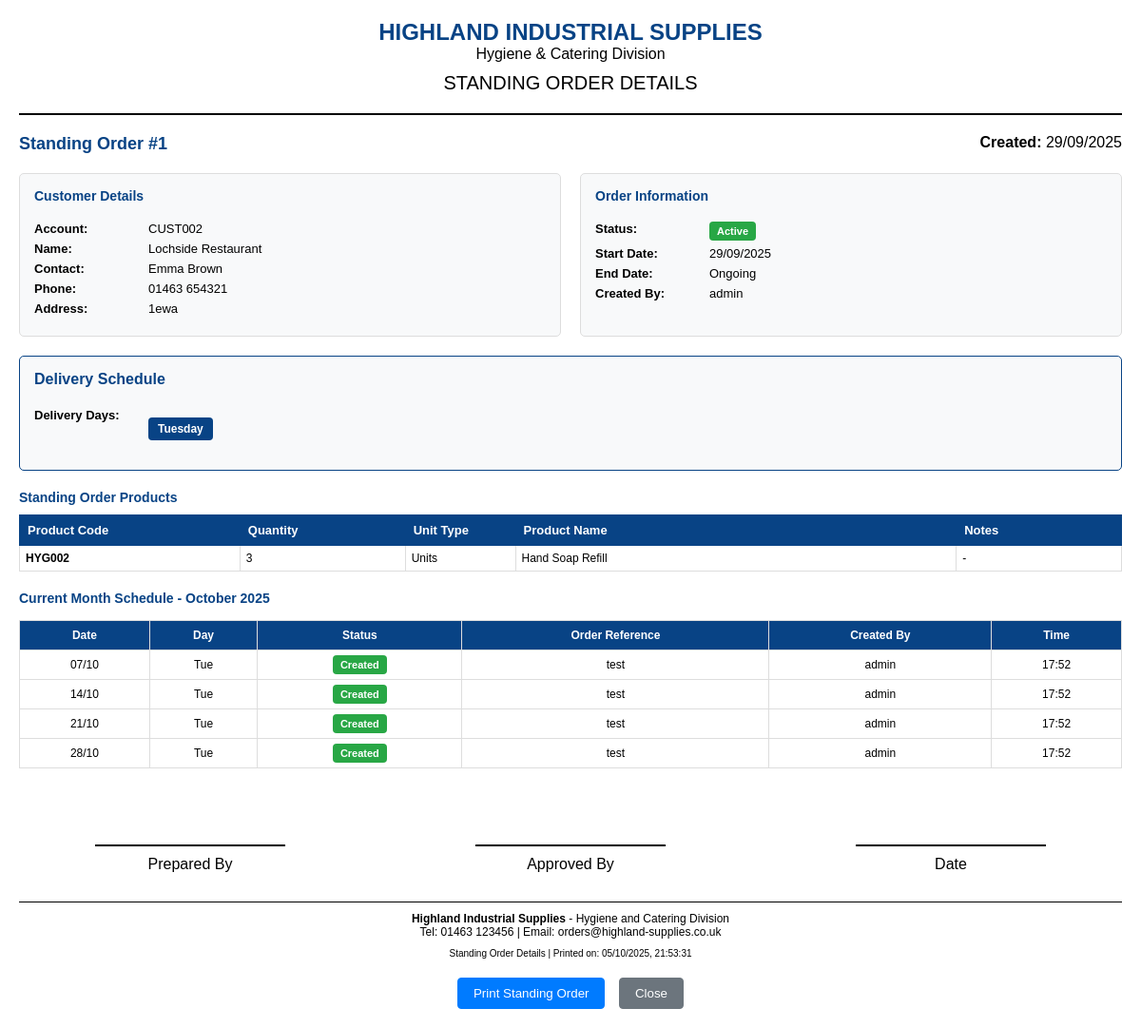
The page /standing-orders/1/print (signed in) on the database its author committed.
### app/models.py (models this page shows, shortened)
class StandingOrder(db.Model):
    id = db.Column(db.Integer, primary_key=True)
    customer_id = db.Column(db.Integer, db.ForeignKey('customer.id'), nullable=False)
    delivery_days = db.Column(db.String(20), nullable=False)  # e.g., "0,3" for Monday & Thursday
    start_date = db.Column(db.Date, nullable=False)
    end_date = db.Column(db.Date, nullable=True)  # Null means ongoing
    status = db.Column(db.String(20), default='active')  # active, paused, ended
    special_instructions = db.Column(db.Text)
    created_by = db.Column(db.Integer, db.ForeignKey('user.id'), nullable=False)
    created_at = db.Column(db.DateTime, nullable=False, default=datetime.utcnow)
    updated_at = db.Column(db.DateTime, nullable=False, default=datetime.utcnow, onupdate=datetime.utcnow)
    WEEKDAYS = list(range(5))  # 0=Monday through 4=Friday
    WEEKDAY_NAMES = ['Monday', 'Tuesday', 'Wednesday', 'Thursday', 'Friday']
    WEEKEND_ERROR_MESSAGE = 'Weekend deliveries are not supported. Please select Monday through Friday only.'
    customer = db.relationship('Customer', backref='standing_orders')
    created_by_user = db.relationship('User', backref='created_standing_orders')
    items = db.relationship('StandingOrderItem', backref='standing_order', cascade='all, delete-orphan')
    schedules = db.relationship('StandingOrderSchedule', backref='standing_order', cascade='all, delete-orphan')
    logs = db.relationship('StandingOrderLog', backref='standing_order', cascade='all, delete-orphan')
    def get_delivery_days_list(self):
        if not self.delivery_days:
            return []
        try:
            days = [int(d) for d in self.delivery_days.split(',')]
            return [d for d in days if d in self.WEEKDAYS]
        except (ValueError, AttributeError):
            return []
    def get_delivery_days_names(self):
        day_numbers = self.get_delivery_days_list()
        return [self.WEEKDAY_NAMES[d] for d in day_numbers if d < len(self.WEEKDAY_NAMES)]

class Customer(db.Model):
    id = db.Column(db.Integer, primary_key=True)
    account_number = db.Column(db.String(20), unique=True, nullable=False, index=True)
    name = db.Column(db.String(100), nullable=False, index=True)
    contact_name = db.Column(db.String(100))
    phone = db.Column(db.String(20))  # Main phone number for the account
    email = db.Column(db.String(100))
    address = db.Column(db.String(200))
    notes = db.Column(db.Text)
    callsheet_notes = db.Column(db.Text)  # Persistent across all callsheets
    addresses = db.relationship('CustomerAddress', backref='customer', lazy=True, cascade='all, delete-orphan')
    __table_args__ = (
        db.Index('idx_customer_account', 'account_number'),
        db.Index('idx_customer_name', 'name'),
    )

class User(db.Model, UserMixin):
    id = db.Column(db.Integer, primary_key=True)
    username = db.Column(db.String(20), unique=True, nullable=False)  # Keep for system use
    email = db.Column(db.String(120), unique=True, nullable=False, index=True)  # Primary identifier
    full_name = db.Column(db.String(100), nullable=False)
    password_hash = db.Column(db.String(128), nullable=False)  # Changed from 'password' to 'password_hash'
    role = db.Column(db.String(20), nullable=False)
    job_title = db.Column(db.String(100))
    direct_phone = db.Column(db.String(20))
    mobile_phone = db.Column(db.String(20))
    is_active = db.Column(db.Boolean, default=True)
    must_change_password = db.Column(db.Boolean, default=False)
    created_at = db.Column(db.DateTime, nullable=False, default=datetime.utcnow)
    last_login = db.Column(db.DateTime)
    forms = db.relationship('Form', foreign_keys='Form.user_id', backref='author', lazy=True)
    callsheet_entries = db.relationship('CallsheetEntry', backref='entered_by', lazy=True)
    callsheets_created = db.relationship('Callsheet', backref='created_by_user', lazy=True)
    todo_items = db.relationship('TodoItem', backref='user', lazy=True, cascade='all, delete-orphan')
    company_updates = db.relationship('CompanyUpdate', backref='author', lazy=True, cascade='all, delete-orphan')

class StandingOrderItem(db.Model):
    id = db.Column(db.Integer, primary_key=True)
    standing_order_id = db.Column(db.Integer, db.ForeignKey('standing_order.id'), nullable=False)
    product_code = db.Column(db.String(50), nullable=False)
    product_name = db.Column(db.String(100), nullable=False)
    quantity = db.Column(db.Integer, nullable=False)
    unit_type = db.Column(db.String(20), default='units')  # units, cases, boxes, etc.
    special_notes = db.Column(db.Text)  # Item-specific notes
    created_at = db.Column(db.DateTime, nullable=False, default=datetime.utcnow)

class StandingOrderSchedule(db.Model):
    id = db.Column(db.Integer, primary_key=True)
    standing_order_id = db.Column(db.Integer, db.ForeignKey('standing_order.id'), nullable=False)
    scheduled_date = db.Column(db.Date, nullable=False)
    status = db.Column(db.String(20), default='pending')  # pending, created, skipped
    order_created_date = db.Column(db.DateTime, nullable=True)
    order_created_by = db.Column(db.Integer, db.ForeignKey('user.id'), nullable=True)
    order_reference = db.Column(db.String(50))
    notes = db.Column(db.Text)
    created_by_user = db.relationship('User', backref='created_orders_from_standing')
    __table_args__ = (
        db.UniqueConstraint('standing_order_id', 'scheduled_date'),
        db.Index('idx_schedule_date_status', 'scheduled_date', 'status'),
    )

### app/routes.py (the view)
@main.route('/standing-orders/<int:order_id>/print')
@login_required
def print_standing_order(order_id):
    order = StandingOrder.query.get_or_404(order_id)
    today = date.today()
    month_start = date(today.year, today.month, 1)
    month_end = date(today.year, today.month, calendar.monthrange(today.year, today.month)[1])
    schedules = StandingOrderSchedule.query.filter(
        StandingOrderSchedule.standing_order_id == order_id,
        StandingOrderSchedule.scheduled_date.between(month_start, month_end)
    ).order_by(StandingOrderSchedule.scheduled_date).all()
    return render_template(
        'print_standing_order.html',
        order=order,
        schedules=schedules,
        today=today
    )

### app/models.py (called while the page is built)
@login_manager.user_loader
def load_user(user_id):
    return User.query.get(int(user_id))

### app/templates/print_standing_order.html (shortened to what this page needs)
<!DOCTYPE html>
<html lang="en">
  <head>
  </head>
  <body>
    <div class="header">
      <div class="company-name">HIGHLAND INDUSTRIAL SUPPLIES</div>
      <div>Hygiene & Catering Division</div>
      <div class="form-title">STANDING ORDER DETAILS</div>
    </div>
    <div class="form-info">
      <div>
        <span class="form-number">Standing Order #{{ order.id }}</span>
      </div>
      <div>
        <strong>Created:</strong> {{ order.created_at.strftime('%d/%m/%Y') }}
      </div>
    </div>
    <div class="info-container">
      <div class="customer-details">
        <h4>Customer Details</h4>
        <div class="detail-row">
          <span class="label">Account:</span>
          <span>{{ order.customer.account_number }}</span>
        </div>
        <div class="detail-row">
          <span class="label">Name:</span>
          <span>{{ order.customer.name }}</span>
        </div>
        <div class="detail-row">
          <span class="label">Contact:</span>
          <span>{{ order.customer.contact_name or '________________' }}</span>
        </div>
        <div class="detail-row">
          <span class="label">Phone:</span>
          <span>{{ order.customer.phone or '________________' }}</span>
        </div>
        <div class="detail-row">
          <span class="label">Address:</span>
          <span>{{ order.customer.address or '________________' }}</span>
        </div>
      </div>
      <div class="order-info">
        <h4>Order Information</h4>
        <div class="detail-row">
          <span class="label">Status:</span>
          <span class="status-badge status-{{ order.status }}"
            >{{ order.status|title }}</span
          >
        </div>
        <div class="detail-row">
          <span class="label">Start Date:</span>
          <span>{{ order.start_date.strftime('%d/%m/%Y') }}</span>
        </div>
        <div class="detail-row">
          <span class="label">End Date:</span>
          <span
            >{% if order.end_date %}{{ order.end_date.strftime('%d/%m/%Y') }}{%
            else %}Ongoing{% endif %}</span
          >
        </div>
        <div class="detail-row">
          <span class="label">Created By:</span>
          <span>{{ order.created_by_user.username }}</span>
        </div>
      </div>
    </div>
    <div class="schedule-section">
      <h4>Delivery Schedule</h4>
      <div class="detail-row">
        <span class="label">Delivery Days:</span>
        <div class="delivery-days">
          {% for day in order.get_delivery_days_names() %}
          <span class="day-badge">{{ day }}</span>
          {% endfor %}
        </div>
      </div>
    </div>
    <h4 style="color: #084385; font-size: 14px; margin-bottom: 10px">
      Standing Order Products
    </h4>
    <table class="products-table">
      <thead>
        <tr>
          <th width="20%">Product Code</th>
          <th width="15%">Quantity</th>
          <th width="10%">Unit Type</th>
          <th width="40%">Product Name</th>
          <th width="15%">Notes</th>
        </tr>
      </thead>
      <tbody>
        {% for item in order.items %}
        <tr>
          <td><strong>{{ item.product_code }}</strong></td>
          <td>{{ item.quantity }}</td>
          <td>{{ item.unit_type|title }}</td>
          <td>{{ item.product_name }}</td>
          <td>{{ item.special_notes or '-' }}</td>
        </tr>
        {% endfor %}
      </tbody>
    </table>
    {% if schedules %}
    <h4 style="color: #084385; font-size: 14px; margin-bottom: 10px">
      Current Month Schedule - {{ today.strftime('%B %Y') }}
    </h4>
    <table class="schedule-table">
      <thead>
        <tr>
          <th>Date</th>
          <th>Day</th>
          <th>Status</th>
          <th>Order Reference</th>
          <th>Created By</th>
          <th>Time</th>
        </tr>
      </thead>
      <tbody>
        {% for schedule in schedules %}
        <tr>
          <td>{{ schedule.scheduled_date.strftime('%d/%m') }}</td>
          <td>{{ schedule.scheduled_date.strftime('%a') }}</td>
          <td>
            {% if schedule.status == 'created' %}
            <span
              class="status-badge"
              style="background-color: #28a745; color: white"
              >Created</span
            >
            {% elif schedule.status == 'skipped' %}
            <span
              class="status-badge"
              style="background-color: #6c757d; color: white"
              >Skipped</span
            >
            {% else %}
            <span
              class="status-badge"
              style="background-color: #ffc107; color: black"
              >Pending</span
            >
            {% endif %}
          </td>
          <td>{{ schedule.order_reference or '-' }}</td>
          <td>
            {% if schedule.created_by_user %} {{
            schedule.created_by_user.username }} {% else %} - {% endif %}
          </td>
          <td>
            {% if schedule.order_created_date %} {{
            schedule.order_created_date.strftime('%H:%M') }} {% else %} - {%
            endif %}
          </td>
        </tr>
        {% endfor %}
      </tbody>
    </table>
    {% endif %}
    <div class="signature-area">
      <div class="signature-container">
        <div class="signature-box">
          <div class="signature-line"></div>
          <div>Prepared By</div>
        </div>
        <div class="signature-box">
          <div class="signature-line"></div>
          <div>Approved By</div>
        </div>
        <div class="signature-box">
          <div class="signature-line"></div>
          <div>Date</div>
        </div>
      </div>
    </div>
    <div class="footer">
      <div>
        <strong>Highland Industrial Supplies</strong> - Hygiene and Catering
        Division
      </div>
      <div>Tel: 01463 123456 | Email: orders@highland-supplies.co.uk</div>
      <div style="margin-top: 10px; font-size: 10px">
        Standing Order Details | Printed on: <span id="print-date"></span>
      </div>
    </div>
    <div class="no-print" style="margin-top: 20px; text-align: center">
      <button onclick="window.print()" class="btn">Print Standing Order</button>
      <button onclick="window.close()" class="btn btn-secondary">Close</button>
    </div>
  </body>
</html>

### app/templates/print_standing_order.html (style rules this page uses)
body { font-family: Arial, sans-serif; margin: 0; padding: 20px; color: #000; background: white; }
.header { text-align: center; margin-bottom: 20px; border-bottom: 2px solid #000; padding-bottom: 10px; }
.company-name { font-size: 24px; font-weight: bold; color: #084385; }
.form-title { font-size: 20px; margin: 10px 0; }
.form-info { display: flex; justify-content: space-between; margin-bottom: 20px; }
.info-container { display: flex; gap: 20px; margin-bottom: 20px; }
.customer-details, .order-info { flex: 1; background-color: #f8f9fa; padding: 15px; border: 1px solid #ddd; border-radius: 5px; }
.customer-details h4, .order-info h4 { margin-top: 0; color: #084385; font-size: 14px; }
.detail-row { display: flex; margin-bottom: 6px; font-size: 13px; }
.detail-row .label { font-weight: bold; width: 120px; }
.products-table { width: 100%; border-collapse: collapse; margin-bottom: 20px; }
.products-table th { background-color: #084385; color: white; padding: 8px; text-align: left; border: 1px solid #084385; font-size: 13px; }
.products-table td { border: 1px solid #ddd; padding: 6px; font-size: 12px; }
.schedule-section { border: 1px solid #084385; padding: 15px; margin-bottom: 20px; border-radius: 5px; background-color: #f8f9fa; }
.schedule-section h4 { color: #084385; margin-top: 0; font-size: 16px; }
.delivery-days { display: flex; gap: 10px; margin: 10px 0; }
.day-badge { background-color: #084385; color: white; padding: 5px 10px; border-radius: 4px; font-size: 12px; font-weight: bold; }
.schedule-table { width: 100%; border-collapse: collapse; margin-top: 15px; }
.schedule-table th, .schedule-table td { border: 1px solid #ddd; padding: 8px; text-align: center; font-size: 12px; }
.schedule-table th { background-color: #084385; color: white; }
.signature-area { margin-top: 40px; page-break-inside: avoid; }
.signature-container { display: flex; justify-content: space-around; gap: 40px; margin-bottom: 30px; }
.signature-box { flex: 1; text-align: center; }
.signature-line { border-top: 2px solid #000; margin: 40px auto 10px; width: 200px; }
.footer { margin-top: 30px; border-top: 1px solid #000; padding-top: 10px; font-size: 12px; text-align: center; }
.form-number { font-size: 18px; font-weight: bold; color: #084385; }
.status-badge { padding: 4px 8px; border-radius: 4px; font-size: 11px; font-weight: bold; }
.status-active { background-color: #28a745; color: white; }
.btn { padding: 8px 16px; margin: 0 5px; border: 1px solid #007bff; background-color: #007bff; color: white; text-decoration: none; border-radius: 4px; cursor: pointer; }
.btn-secondary { background-color: #6c757d; border-color: #6c757d; }

### rows shown on the page
StandingOrder: id "1", created_at "29/09/2025", status "Active", start_date "29/09/2025"
Customer: customer.account_number "CUST002", customer.name "Lochside Restaurant", customer "Emma Brown", customer "01463 654321", customer "1ewa"
User: created_by_user.username "admin"
StandingOrderItem: product_code "HYG002", quantity "3", unit_type "Units", product_name "Hand Soap Refill", special_notes "-"
StandingOrderSchedule: scheduled_date "07/10", scheduled_date "Tue", status "Created", order_reference "test", created_by_user.username "admin", order_created_date "17:52"
StandingOrderSchedule: scheduled_date "14/10", scheduled_date "Tue", status "Created", order_reference "test", created_by_user.username "admin", order_created_date "17:52"
StandingOrderSchedule: scheduled_date "21/10", scheduled_date "Tue", status "Created", order_reference "test", created_by_user.username "admin", order_created_date "17:52"
StandingOrderSchedule: scheduled_date "28/10", scheduled_date "Tue", status "Created", order_reference "test", created_by_user.username "admin", order_created_date "17:52"

### other values the page prints
{{ day }} "Tuesday"
